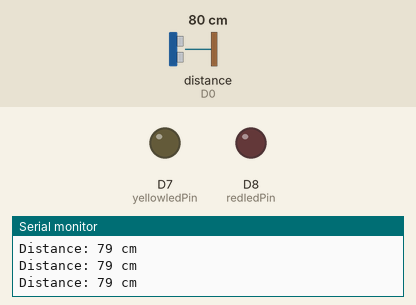
The program below on a simulated ESP8266 (NodeMCU). Shown: output pins drawn as LEDs (lit = HIGH), the last lines printed to the serial monitor. Wiring (inferred from the names in the program): ultrasonic range finder: trigger D1; echo D0. The inputs (shaded band) are chosen by the test bench; at power-on: distance to the obstacle (sensor on D0) 80 cm. The echo pulse lasts 58.3 µs per cm; pins used as bus, display or sensor lines are not drawn.

Above: at 1.3 s.
1.4 s: distance to the obstacle (sensor on D0) set to 24 cm
2.9 s: distance to the obstacle (sensor on D0) set to 19 cm
At 4.0 s:
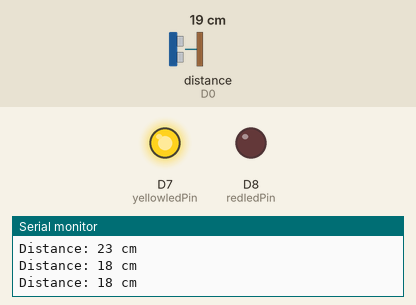
4.5 s: distance to the obstacle (sensor on D0) set to 13 cm
6.0 s: distance to the obstacle (sensor on D0) set to 10 cm
At 6.6 s:
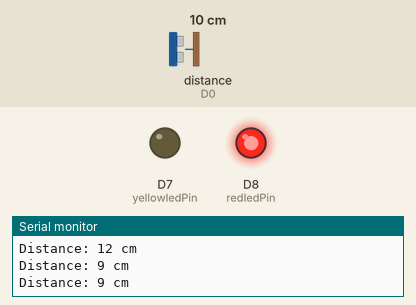
7.5 s: distance to the obstacle (sensor on D0) set to 18 cm
At 7.9 s:
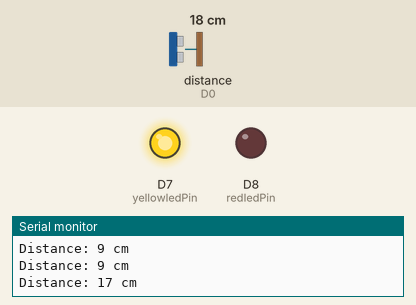
9.0 s: distance to the obstacle (sensor on D0) set to 2 cm
At 10.4 s:
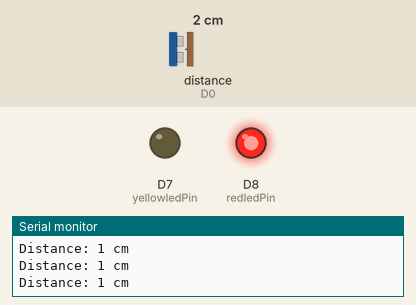
Timing chart, 0 to 11.5 s (numbered marks = the images above; inputs shaded):
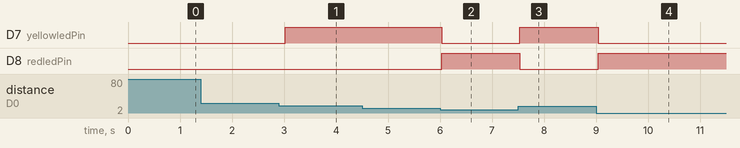

Measured:
- the behaviour switches between 22 and 21 cm on distance to the obstacle (sensor on D0) (found by bisection; images 0 and 1)
- the behaviour switches between 12 and 11 cm on distance to the obstacle (sensor on D0) (found by bisection; images 1 and 2)
- after the input at 2.9 s, D7 (yellowledPin): LOW → HIGH after 0.12 s
- after the input at 6.0 s, D7 (yellowledPin): HIGH → LOW at once; D8 (redledPin): LOW → HIGH at once
- after the input at 7.5 s, D7 (yellowledPin): LOW → HIGH at once; D8 (redledPin): HIGH → LOW at once
- after the input at 9.0 s, D7 (yellowledPin): HIGH → LOW at once; D8 (redledPin): LOW → HIGH at once

The program:

main.cpp
```cpp
#include <Arduino.h>

//pin var declaration
int echoPin = D0; // Echo Pin
int trigPin = D1; // Trigger Pin
int redledPin = D8; // Red LED Pin
int yellowledPin = D7; // Yellow LED Pin

// Distance variables
long duration;
int distance;

void setup() {
  // put your setup code here, to run once:
  pinMode(echoPin, INPUT); // Sets the echoPin as an Input
  pinMode(trigPin, OUTPUT); // Sets the trigPin as an Output
  pinMode(redledPin, OUTPUT); // Sets the ledPin as an Output
  pinMode(yellowledPin, OUTPUT); // Sets the ledPin as an Output

  Serial.begin(9600); // Starts the serial communication
  }

void loop() {
  // put your main code here, to run repeatedly:
  digitalWrite(trigPin, LOW);
  delayMicroseconds(5);
  digitalWrite(trigPin, HIGH);
  delayMicroseconds(10);
  digitalWrite(trigPin, LOW);

  duration = pulseIn(echoPin, HIGH);

  distance = duration * 0.034 / 2;

  Serial.print("Distance: ");
  Serial.print(distance);
  Serial.println(" cm");

  // set the distance to turn on the LED
  if (distance <= 10) {
    digitalWrite(redledPin, HIGH);
    digitalWrite(yellowledPin, LOW);
  } else if (distance > 10 && distance <= 20) {
    digitalWrite(redledPin, LOW);
    digitalWrite(yellowledPin, HIGH);
  }else {
    digitalWrite(redledPin, LOW);
    digitalWrite(yellowledPin, LOW);
  }

  delay(500);
}
```
